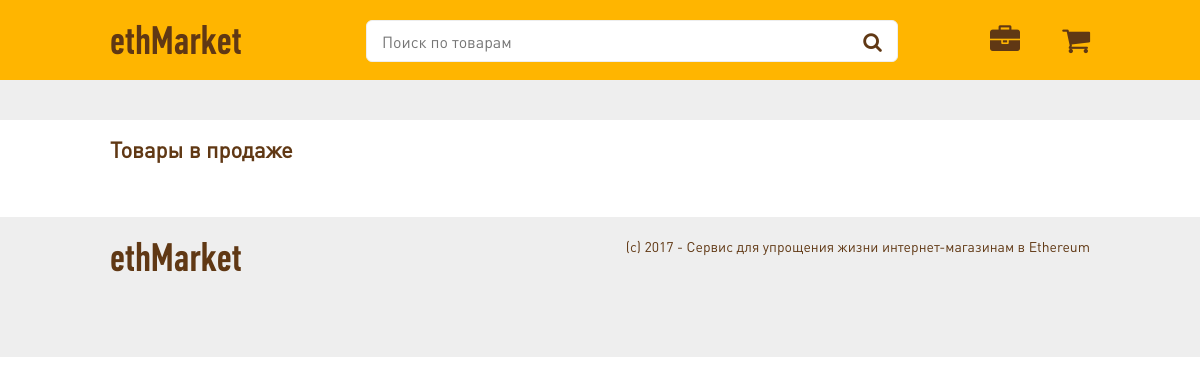
The app's page /, older data.
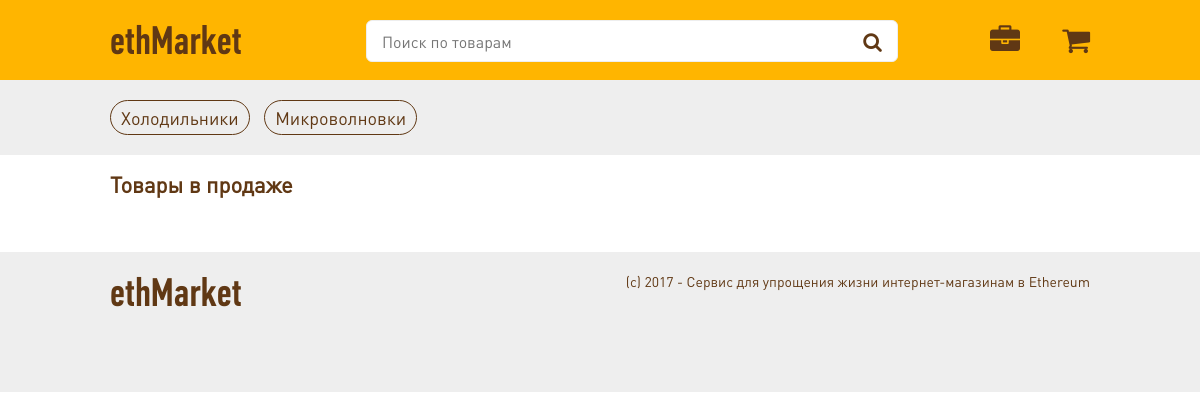
The same page, newer data.
### main/models.py (models this page shows, shortened)
class Categories(models.Model):
    name = models.CharField(max_length=42)

### main/views.py (the view)
# urls.py: url(r'^$', views.main),
def main(request):
    categories = Categories.objects.all()
    products = Products.objects.all()
    context = {
        'categories' : categories,
        'products' : products
    }
    return render(request, 'index.html', context)

### main/templates/index.html (shortened to what this page needs)
{% extends 'base.html' %}
{% block content %}
  <div class="categories">
    <div class="wrapper">
    {% for category in categories %}
      <a href="/category/{{category.id}}">{{category.name}}</a>
    {% endfor %}
    </div>
  </div>
  <div class="items">
    <div class="wrapper">
      <h1>Товары в продаже</h1>
    </div>
  </div>
{% endblock %}

Row changes from the older to the newer data that the page shows:
added Categories: name "Холодильники"
added Categories: name "Микроволновки"
